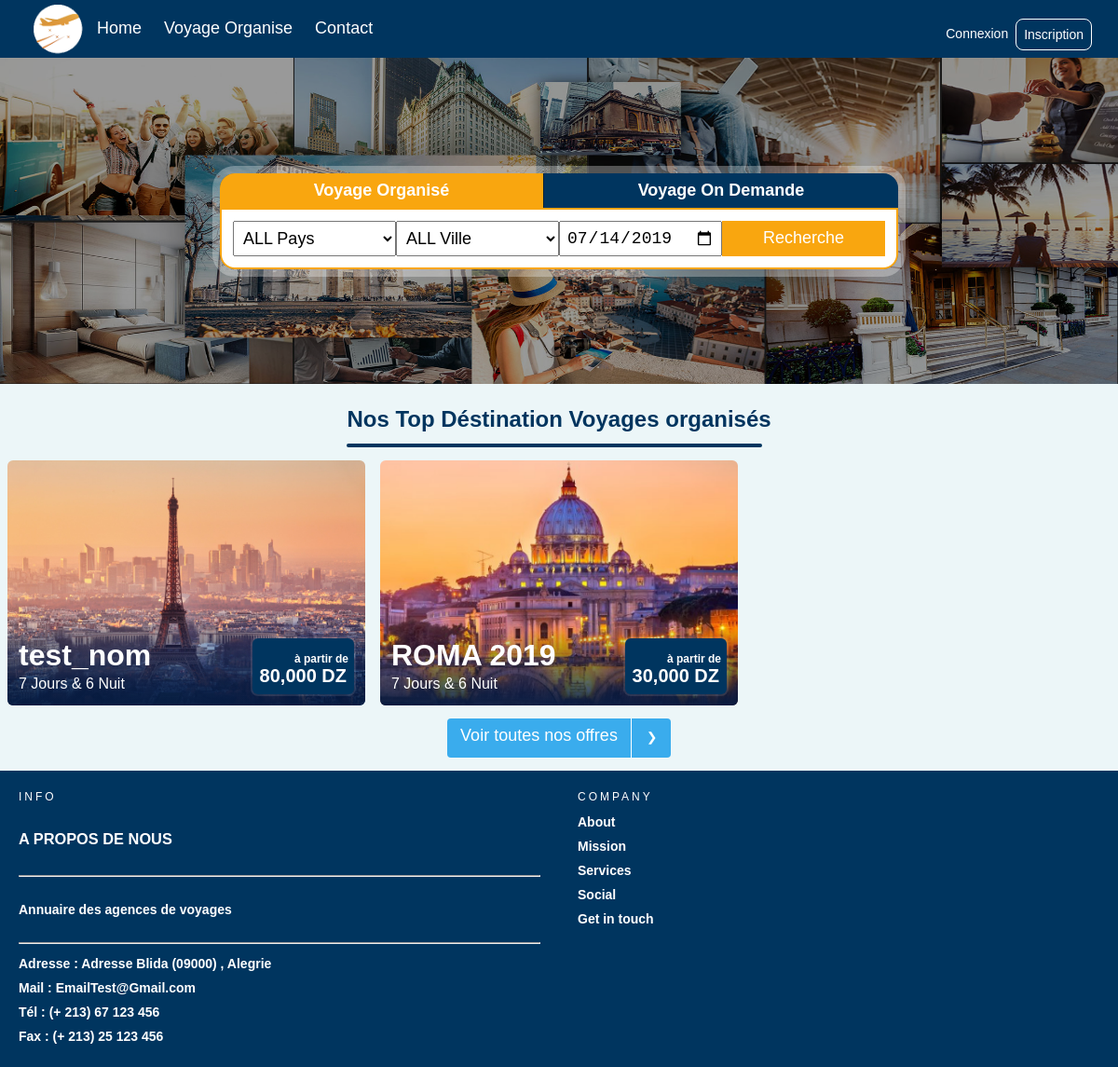
The page / on the database its author committed.
### tables this page shows
create table voyage
(
   voyage_id            int not null auto_increment,
   compte_agence_id     int,
   nom                  varchar(20),
   ville_id             int,
   guide_id             int,
   nbr_jour             int,
   hotel_id             int,
   description          varchar(500),
   cover                varchar(20),
   primary key (voyage_id)
);

### php/Client/standard.php (called while the page is built)
<?php
function NabBar()
{
  include  "html/Client/navbar.php";
}
function Footer()
{
  include  "html/Client/Footer.php";
}
 ?>

### php/database.inc (called while the page is built, shortened)
<?php
class database{
  public $connection;
  public function __construct()
  {
    $this->connection=mysqli_connect("localhost","root","","pfe");
    $this->connection->set_charset("utf8");
  }
  public function query($sql)
  {
    $result=mysqli_query($this->connection,$sql);
    return $result;
  }
}

### index.php (the view, shortened to what this page needs)
<!DOCTYPE html>
<?php
include 'php/Client/standard.php';
require 'php/database.inc';
$database=new database();
 ?>
<html lang="en" dir="ltr">
  <head>
    <?php include 'php/Client/css.php'; ?>
  </head>
  <body>
    <div class="nav_bar">
        <?php NabBar(); ?>
        <div class="nav_bar_cover_index">
          <div class="nav_bar_from">
            <div class="nav_bar_from_titre">
              <button type="button" class="nav_bar_from_titre_choix nav_bar_from_titre_choix_active"
               id="voyage_organis_btn" onclick="change('voyage_organis')" name="button">
                Voyage Organisé
              </button>
              <button type="button" class="nav_bar_from_titre_choix" id="voyage_btn"
                  onclick="change('voyage')" name="button">Voyage On Demande</button>
            </div>
            <div class="nav_bar_div_form nav_bar_div_form_activ" id="voyage_organis_form">
              <form class="formtest" action="VoyageOrganise.php" method="GET">
                <div class="nab_bar_index_div_input">
                  <select class="nab_bar_index_input" placeholder="pays" name="pays" onchange="LoadVille(this.value)">
                    <option value="">ALL Pays</option>
                  </select>
                </div>
                <div class="nab_bar_index_div_input">
                  <select class="nab_bar_index_input" placeholder="ville" id="ville" name="ville">
                    <option value="">ALL Ville</option>
                  </select>
                </div>
                <div class="nab_bar_index_div_input">
                  <input type="date" class="nab_bar_index_input" placeholder="à partir" name="date" value="<?php echo date("Y-m-d"); ?>">
                </div>
                <div class="nab_bar_index_div_input">
                  <button type="submit" class="recharche_btn" name="Recharche">Recherche</button>
                </div>
              </form>
            </div>
          </div>
        </div>
    </div>
    <div class="index_offre_page">
      <div class="index_offre_top_voyage_titre">
        <label for="">
          Nos Top Déstination Voyages organisés
        </label>
      </div>
      <div class="index_offre_top_voyage_list_offre">
        <?php
          $result=$database->query("select voyage.voyage_id,voyage.nom as voyage_nom,nbr_jour,min(prix_A_T) as prix from voyage join voyage_date on voyage.voyage_id= voyage_date.voyage_id group by voyage.voyage_id order by voyage.voyage_id DESC limit 3");
          while ($row=mysqli_fetch_assoc($result)):
        ?>
        <a href="Voyage.php?voyage_id=1">
          <div class="index_offre_top_voyage_offre">
            <img src="img/Client/photo_index/<?php echo $row["voyage_id"]; ?>.jpg" alt="">
            <div class="index_offre_top_voyage_desc">
              <div class="index_offre_top_voyage_nom_day">
                <label class="index_offre_top_voyage_nom"><?php echo $row["voyage_nom"]; ?></label>
                <label class="index_offre_top_voyage_day">
                  <?php echo $row["nbr_jour"]." Jours & ".intval($row["nbr_jour"]-1)." Nuit"; ?>
                </label>
              </div>
              <div class="index_offre_top_voyage_prix">
                <label for=""><?php echo number_format($row["prix"]*10000); ?> DZ</label>
              </div>
            </div>
          </div>
        </a>
        <?php endwhile;?>
      </div>
      <div class="index_offre_top_voyage_btn_more">
        <a href="VoyageOrganise.php">
          <div class="index_offre_top_voyage_btn_more_titre">
            <label for="">Voir toutes nos offres</label>
            <img src="img/Client/icon/suivant18px.png" alt="">
          </div>
        </a>
      </div>
    </div>
    <?php  Footer(); ?>
  </body>
</html>

### php/Client/css.php
<link rel="stylesheet" href="css\Client\standard.css">
<link rel="stylesheet" href="css\Client\navbar.css">
<link rel="stylesheet" href="css\Client\index.css">
<link rel="stylesheet" href="css\Client\formulaire.css">
<link rel="stylesheet" href="css\Client\Inscription.css">
<link rel="stylesheet" href="css\Client\Voyage.css">
<link rel="stylesheet" href="css\Client\voyageorganise.css">
<link rel="stylesheet" href="css\Client\Contact.css">
<link rel="stylesheet" href="css\Client\footer.css">

### html/Client/navbar.php (shortened to what this page needs)
<div class="nav_bar_head">
  <div class="nav_bar_head_left">
    <div class="nav_bar_div_logo">
      <label class="nav_bar_logo">
        <img src="img/logo.png" style="width: 80px;margin-top: -18px;">
      </label>
    </div>
    <div class="nav_bar_list_btn">
      <a href="index.php" class="nav_bar_btn">Home</a>
      <a href="VoyageOrganise.php" class="nav_bar_btn">Voyage Organise</a>
      <a href="Contact.php" class="nav_bar_btn">Contact</a>
    </div>
  </div>
  <div class="nav_bar_head_right">
    <?php if (isset($_SESSION["email"])): ?>
      <a href="#">Bonjour  , <?php echo $_SESSION["prenom"]." ".$_SESSION["nom"]; ?></a>
      <div class="dropdown_menu_btn">
        <img class="dropdown_menu_img" src="img\Client\icon\sort-down-filled-16.png">
        <div class="dropdown_menu">
         <a href="ListReservation.php">
            Reservation
         </a>
         <a href="Parametre.php">
            Parametre
         </a>
         <a href="index.php?deco">
            déconnecter
         </a>
        </div>
      </div>
    <?php else: ?>
      <a href="Connexion.php">Connexion</a>
      <a href="Inscription.php" class="nav_bar_head_right_creer">Inscription</a>
    <?php endif; ?>
  </div>
</div>

### html/Client/Footer.php (shortened to what this page needs)
<div class="footer">
  <div class="contain">
    <div class="col">
      <h1>Info</h1>
          <ul>
              <li> <h3>  A PROPOS DE NOUS</h3></li>
              <hr>
              <li><p>Annuaire des agences de voyages</p></li>
              <hr>
              <li> <a href="#" target="_blank">Adresse :</a> <span>Adresse Blida (09000) , Alegrie</span></a></li>
              <li> <a href="#" target="_blank">Mail :</a> <span>EmailTest@Gmail.com</span></a></li>
              <li> <a href="#" target="_blank">Tél :</a> <span>(+ 213) 67 123 456</span></a></li>
              <li> <a href="#" target="_blank">Fax :</a> <span>(+ 213) 25 123 456</span></a></li>
          </ul>
    </div>
    <div class="col">
      <h1>Company</h1>
      <ul>
        <li>About</li>
        <li>Mission</li>
        <li>Services</li>
        <li>Social</li>
        <li>Get in touch</li>
      </ul>
    </div>
</div>
</div>

### css/Client/standard.css (style rules this page uses)
:root { --color-bleu-claire :#3AACED; --color-bleu :#00355f; --color-bleu-fonce :#001f39; --color-lemon: #f9a60f; --color-lemon-2eme : #EEC218; --color-gris :#888DA0; }
body,html { margin: 0px; padding: 0px; background-color: #ECF6F8; font-family:sans-serif; }
a { text-decoration: none; color: white; }

### css/Client/navbar.css (style rules this page uses)
.nav_bar { justify-content: center; background-color: var(--color-bleu); }
.nav_bar_head { display: flex; justify-content: space-between; padding:8px; position: relative; }
.nav_bar_head_left { display: grid; grid-template-columns: 80px 90%; }
.nav_bar_head_right { margin-top: 12px; margin-right: 20px; display: grid; grid-template-columns: auto auto; }
.nav_bar_head_right a { font-size: 14px; padding: 8px; }
.nav_bar_head_right_creer { border: 1px solid white; border-radius: 8px; }
.nav_bar_div_logo { position: absolute; }
.nav_bar_logo { font-size: 32px; font-weight: bold; color: white; margin-left: 14px; }
.nav_bar_list_btn { display: flex; justify-content: flex-start; margin-top: 6px; width: 500px; margin-left: 90px }
.nav_bar_btn { text-decoration: none; color :white; font-size: 18px; padding: 6px; margin-right: 12px; position: relative; transition: .2s; }
.nav_bar_btn::before { content: ""; border: 1px solid var(--color-lemon); background-color: white; position: absolute; width: 90%; bottom: -8px; transition: .2s; visibility: hidden; }
.nav_bar_cover_index { height: 350px; width: 100%; display: flex; justify-content: center; position: relative; }
.nav_bar_from { display: grid; justify-content: flex-start; margin-top: auto; margin-bottom: auto; position: relative; z-index: 4; overflow: hidden; border-radius:16px; box-shadow: 0px 0px 0px 8px rgba(255,255,255,0.3); }
.nav_bar_from_titre { display: grid; grid-template-columns: auto auto; }
.nav_bar_from_titre_choix { border: none; background-color: var(--color-bleu); padding: 8px; color: white; font-size: 18px; font-weight:bold; border-left: 1.5px solid var(--color-bleu-fonce); }
.nav_bar_from_titre_choix:nth-child(1) { border-left: none; }
.nav_bar_from_titre_choix_active { background-color: var(--color-lemon); }
.nav_bar_div_form { background-color: white; padding: 12px; border-bottom-left-radius: 16px; border-bottom-right-radius: 16px; border: 2px solid var(--color-lemon); display: none; width: 700px; }
.nav_bar_div_form_activ { display: block; }
.formtest { display: flex; }
.nab_bar_index_div_input { width: 100%; display: flex; }
.nab_bar_index_input,.recharche_btn { padding: 6px; font-size: 18px; width: 100%; }
.recharche_btn { border: none; background-color: var(--color-lemon); color: white; }

### css/Client/footer.css (style rules this page uses)
.footer { width: 100%; position: relative; background-color: var(--color-bleu); }
.footer .col { width: 50%; height: auto; float: left; box-sizing: border-box; -webkit-box-sizing: border-box; -moz-box-sizing: border-box; padding: 0px 20px 20px 20px; }
.footer .col h1 { margin: 0; padding: 0; font-family: inherit; font-size: 12px; line-height: 17px; padding: 20px 0px 5px 0px; color: rgba(255,255,255,1); font-weight: normal; text-transform: uppercase; letter-spacing: 0.250em; }
.footer .col ul { list-style-type: none; margin: 0; padding: 0; }
.footer .col ul li { color: white; font-size: 14px; font-family: inherit; font-weight: bold; padding: 5px 0px 5px 0px; cursor: pointer; transition: .2s; -webkit-transition: .2s; -moz-transition: .2s; }

### rows shown on the page
voyage: shows a picture, nom "test_nom", nbr_jour "7", $row['nbr_jour']-1 "6", prix "80,000"
voyage: shows a picture, nom "ROMA 2019", nbr_jour "7", $row['nbr_jour']-1 "6", prix "30,000"
